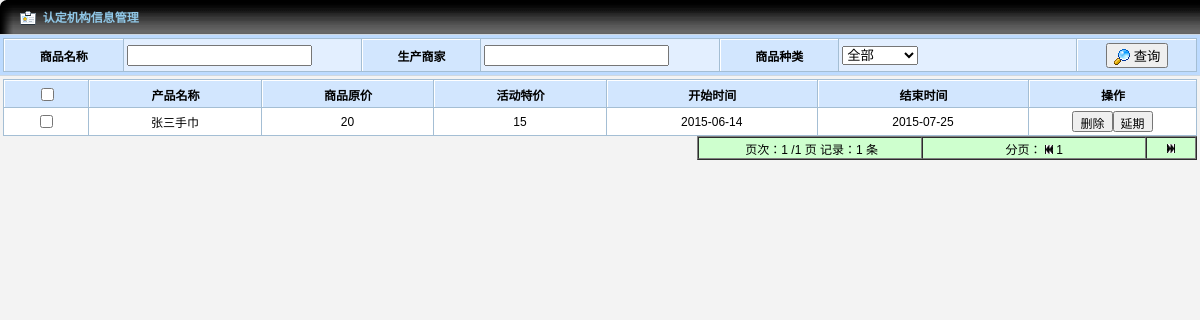
Screenshot of /back/time_sell.php with the database file from the repository.
### tables this page shows
CREATE TABLE IF NOT EXISTS `m_time_sell` (
  `mts_id` int(11) NOT NULL AUTO_INCREMENT,
  `mc_id` int(11) NOT NULL,
  `m_time_money` int(11) NOT NULL,
  `m_time_sell` date NOT NULL,
  `m_sell_end` date NOT NULL,
  PRIMARY KEY (`mts_id`)
);

CREATE TABLE IF NOT EXISTS `m_commodity` (
  `mc_id` int(11) NOT NULL AUTO_INCREMENT,
  `mc_name` varchar(20) NOT NULL,
  `mc_image` varchar(100) NOT NULL,
  `mt_id` int(11) NOT NULL,
  `ms_id` int(11) NOT NULL,
  `mc_money` double NOT NULL,
  `mc_num` int(11) NOT NULL,
  `mc_uptime` date NOT NULL,
  `mc_downtime` date NOT NULL,
  PRIMARY KEY (`mc_id`)
);

### back/time_sell.php (the view, shortened to what this page needs)
<?php
include 'PHP/daconnect.php';
$commodity_name=$_GET['commodity_name'];
$page=$_GET['page'];
$ljjl=$_GET['ljjl'];
if ($page=="") {$page=1;};if ($ljjl=="") {$ljjl=0;};
$e_sql="SELECT * FROM `m_time_sell`,`m_commodity` where m_commodity.mc_id=m_time_sell.mc_id";
$sql=$e_sql." and m_commodity.mc_name LIKE '%".$commodity_name."%' and DATEDIFF (DATE_FORMAT(NOW(),'%Y-%m-%d %H:%i:%s'),m_time_sell.m_sell_end)<0" ;
$page_size=10;
$sql2=str_replace("*", "count(*)", $sql);
$result2=mysqli_query($con,$sql2);
$r2=mysqli_fetch_row($result2);
$message_count=$r2[0];
$page_count=ceil($message_count/$page_size);
$offset=($page-1)*$page_size;
$sql3=$sql." limit ".$offset."," .$page_size;
$result=mysqli_query($con, $sql3);
while ($r=mysqli_fetch_row($result)){
	echo "<TR>";
	echo "<TD align='center'><input type='checkbox' name=\"test\" id='checkbox2'></TD>";
	echo "<TD align='center' id=\"commodity_name\" ondblclick=\"doclick_comm(this)\">".$r[6]."</TD>";
	echo "<TD align='center'>".$r[10]."</TD>";
	echo "<TD align='center'>".$r[2]."</TD>";
	echo "<TD align='center'>".$r[3]."</TD>";
	echo "<TD align='center'>".$r[4]."</TD>";
	echo "<TD width='160' align='center'><input type=\"button\" style='height:21px; font-size:12px' onClick=\"delete_time()\" value=\"删除\"/><input type=\"button\" style='height:21px; font-size:12px' onClick=\"long_time()\" value=\"延期\"/> </TD></TR>";
}?>
<table width="500" border="1" cellpadding="0" cellspacing="0" bgcolor="#CEFFCE" align="right" >
<tr>
                <td width="45%" height="22" align="center" ><span class="STYLE2">&nbsp;&nbsp;页次：<?php echo $page;?>
                /<?php echo $page_count;?> 页 记录：<?php echo $message_count;?> 条&nbsp; </span></td>
                <td width="45%" align="center" ><span class="STYLE2"> 分页：
                <?php
       	        $xsoudh="id=$id";
				$next=$ljjl*10;
				$m=$ljjl+1;
					if ($ljjl==0){
                    echo "<img src=\"images/table/02.jpg\" width=\"8\" height=\"9\" title=\"首页\">";
					}?>
                <?php
 		        for ($j=1;$j<=$page_count;$j++) {
				       $pnext=$next+$j;
						?>
                <?php
                        echo "<a href='$PATH_INFO?vv=$vv&ljjl=$ljjl&page=$pnext&$xsoudh'> $pnext</a>";
              	        $mm=$mm+1;
	     	     }
				 ?>
                </span></td>
				 <td width="10%" align="center" >
                   <span class="STYLE2">
                   <?php
				$vv=$vv+$mm;
				       if ($page_count-$vv<=0){
	                       echo "<img src=\"images/table/03.jpg\" width=\"8\" height=\"9\" title=\"尾页\">";
					   }else{
	                       echo "<a href='$PATH_INFO?vv=$vv&ljjl=$m&page=$pnext&$xsoudh'><img src=\"images/table/03.jpg\" width=\"8\" height=\"9\" title=\"下十页\"></a>";
					   }
?>

### back/CSS/table.css (style rules this page uses)
BODY { FONT-SIZE: 9pt; MARGIN: 0px; FONT-FAMILY: Arial, "����"; BACKGROUND-COLOR: #f3f3f3; SCROLLBAR-FACE-COLOR: #dee3e7; SCROLLBAR-HIGHLIGHT-COLOR: #ffffff; SCROLLBAR-SHADOW-COLOR: #dee3e7; SCROLLBAR-3DLIGHT-COLOR: #d1d7dc; SCROLLBAR-ARROW-COLOR: #006699; SCROLLBAR-TRACK-COLOR: #efefef; SCROLLBAR-DARKSHADOW-COLOR: #98aab1; }
TD { FONT-SIZE: 9pt; FONT-FAMILY: Arial, "����" }
TH { COLOR: #FFFFFF; FONT-SIZE: 9pt; FONT-FAMILY: Arial, "����" }
img { border:0px }
a:link { COLOR: #000000; TEXT-DECORATION: none }
table.table1 { background-color:#a4bed4; font-size: 12px; }
table.table1 th { BORDER-left: #FFFFFF 1px solid; BORDER-top: #FFFFFF 1px solid; height:27px; color:#000; background-image: url(../images/th_bg.gif); background-repeat:repeat-x; background-color: #d2e6fe; }
table.table1 tr { background-color:#ffffff; height:27px; }
table.table1 tr { background-color:#ffffff; }
table.table1 td.BGCgray { background-color:#e3efff; }

### rows the page displays
m_time_sell: mc.mc_name "张三手巾", mc.mc_money "20", m_time_money "15", m_time_sell "2015-06-14", m_sell_end "2015-07-25"

### other values shown
$page "1"
$page_count "1"
$message_count "1"
$pnext "1"
